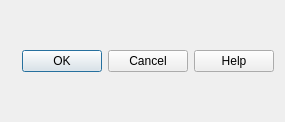
<?xml version="1.0" encoding="UTF-8"?>
<ui version="4.0">
 <class>Dialog</class>
 <widget class="QDialog" name="Dialog">
  <property name="geometry">
   <rect>
    <x>0</x>
    <y>0</y>
    <width>285</width>
    <height>122</height>
   </rect>
  </property>
  <property name="windowTitle">
   <string>Dialog</string>
  </property>
  <layout class="QVBoxLayout" name="verticalLayout">
   <item>
    <layout class="QHBoxLayout" name="horizontalLayout">
     <item>
      <spacer name="horizontalSpacer">
       <property name="orientation">
        <enum>Qt::Horizontal</enum>
       </property>
       <property name="sizeHint" stdset="0">
        <size>
         <width>40</width>
         <height>20</height>
        </size>
       </property>
      </spacer>
     </item>
     <item>
      <widget class="QDialogButtonBox" name="buttonBox">
       <property name="orientation">
        <enum>Qt::Horizontal</enum>
       </property>
       <property name="standardButtons">
        <set>QDialogButtonBox::Cancel|QDialogButtonBox::Help|QDialogButtonBox::Ok</set>
       </property>
      </widget>
     </item>
    </layout>
   </item>
  </layout>
 </widget>
 <resources/>
 <connections>
  <connection>
   <sender>buttonBox</sender>
   <signal>accepted()</signal>
   <receiver>Dialog</receiver>
   <slot>accept()</slot>
   <hints>
    <hint type="sourcelabel">
     <x>260</x>
     <y>24</y>
    </hint>
    <hint type="destinationlabel">
     <x>116</x>
     <y>78</y>
    </hint>
   </hints>
  </connection>
  <connection>
   <sender>buttonBox</sender>
   <signal>rejected()</signal>
   <receiver>Dialog</receiver>
   <slot>reject()</slot>
   <hints>
    <hint type="sourcelabel">
     <x>260</x>
     <y>31</y>
    </hint>
    <hint type="destinationlabel">
     <x>112</x>
     <y>29</y>
    </hint>
   </hints>
  </connection>
 </connections>
</ui>
